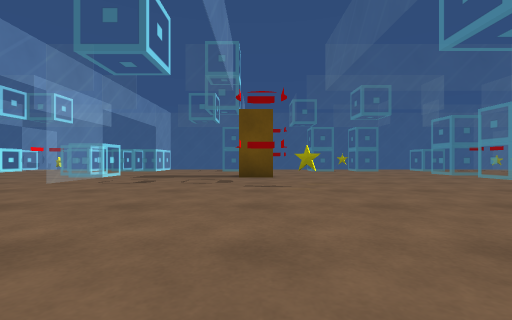
[1] (above)

24 first-person views from a walk through a Unity game level. The camera is 0.51 m above the floor, looks level and sees 90° across. The floor is counted in squares, 1 m on a side. Each view is taken from the middle of a square. On the plan, view 1 faces up. The plan holds only what a view shows up to about 9 squares ahead; the rest is blank. The place goes on beyond the plan. Some animated figures are left out. Some surface patterns are stand-ins.

[2]
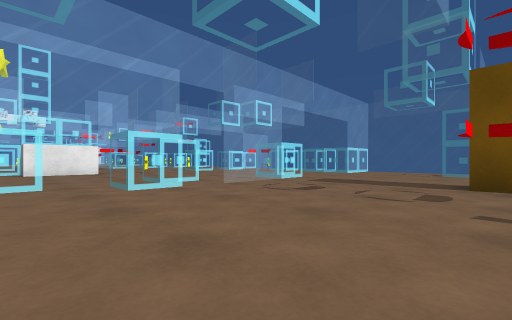

[3]
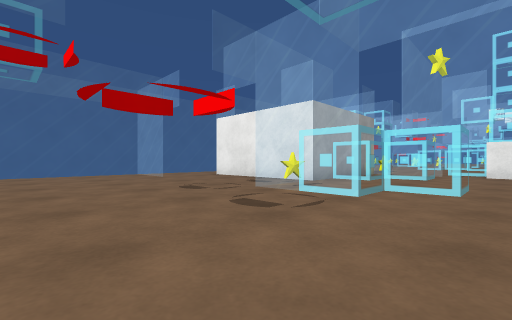

[4]
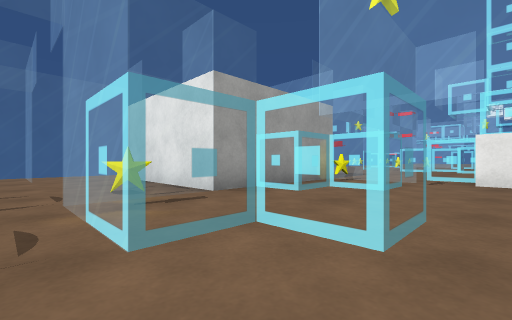

[5]
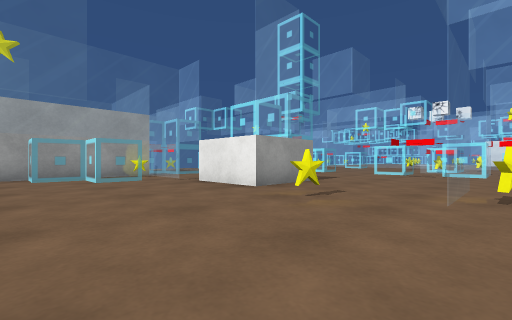

[6]
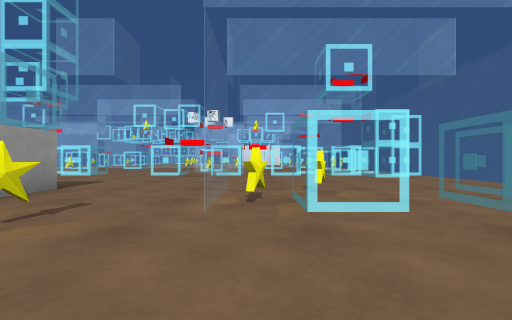

[7]
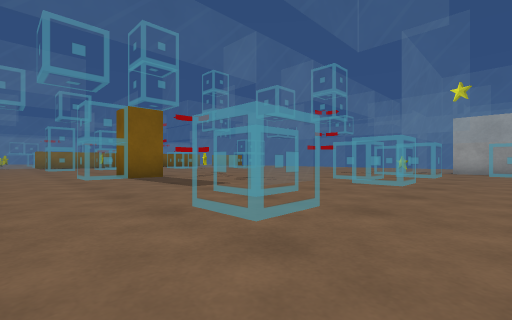

[8]
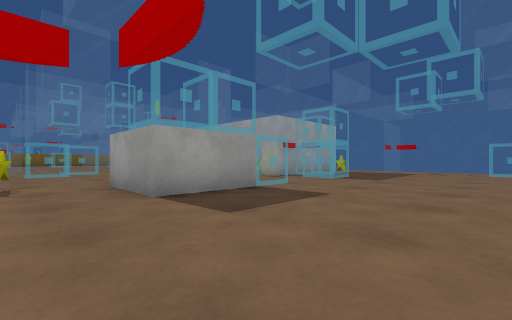

[9]
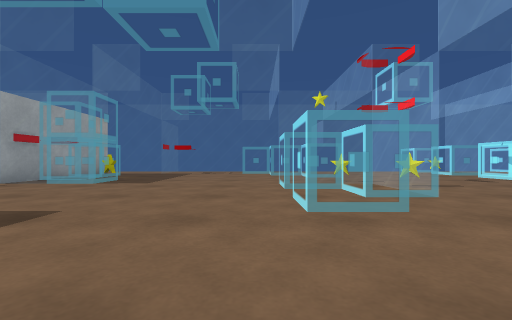

[10]
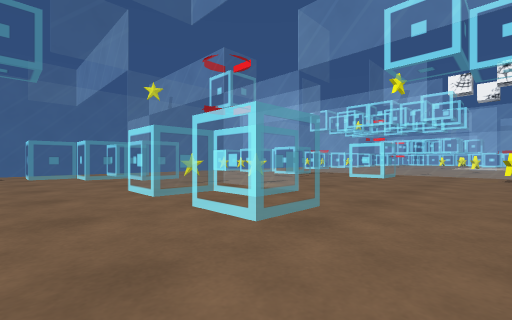

[11]
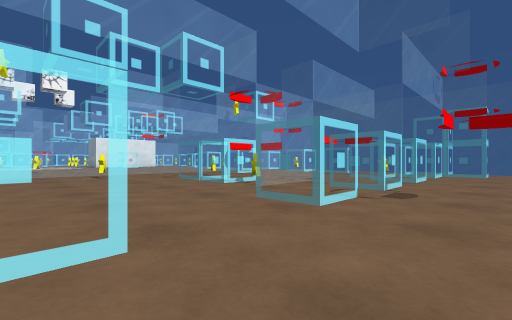

[12]
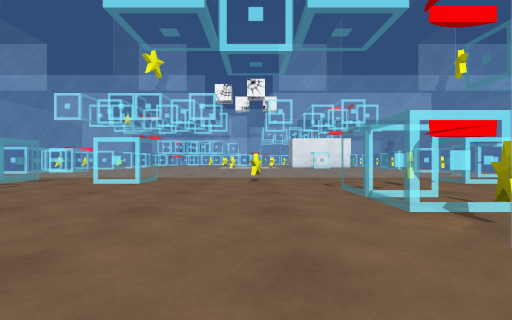

[13]
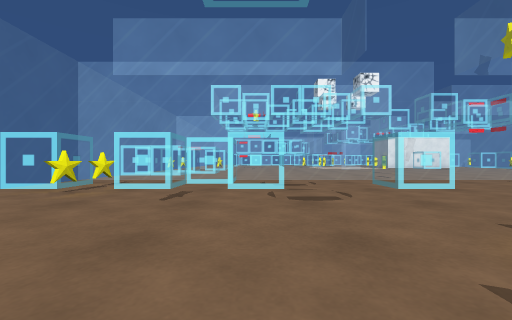

[14]
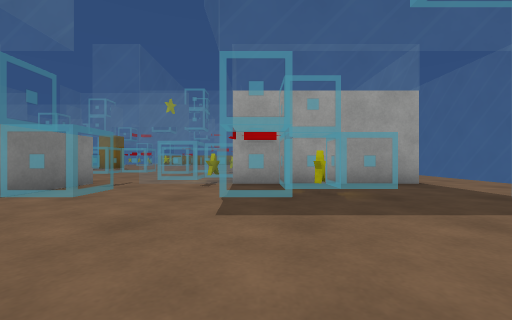

[15]
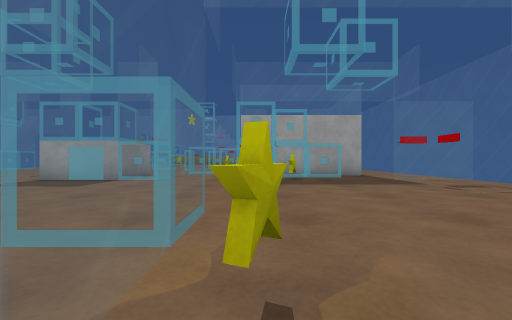

[16]
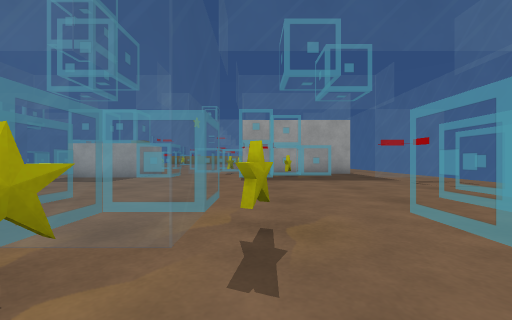

[17]
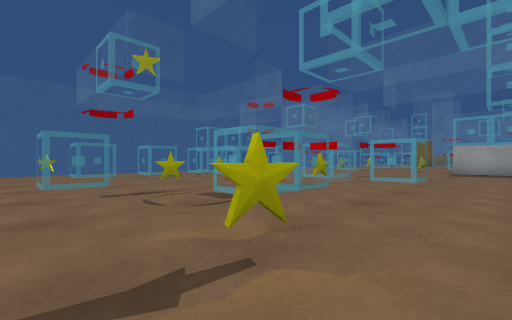

[18]
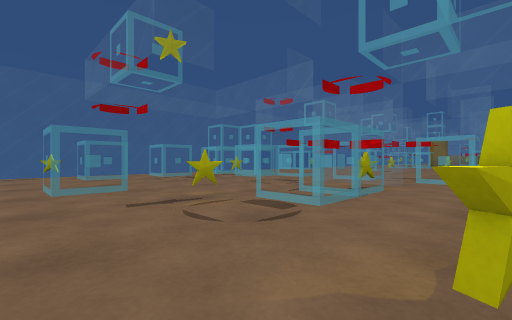

[19]
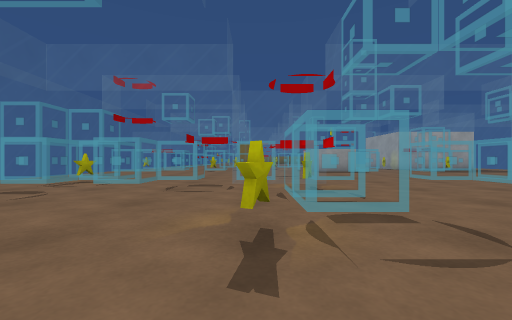

[20]
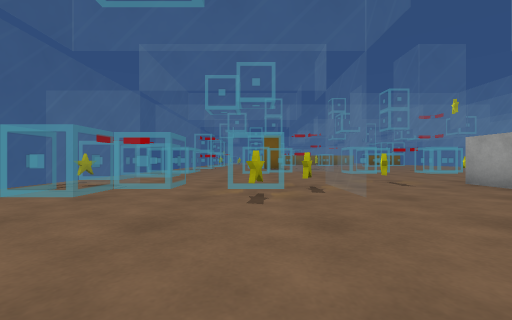

[21]
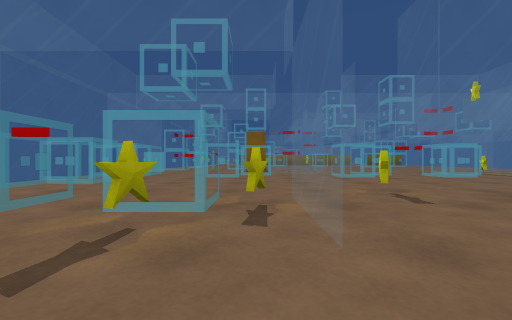

[22]
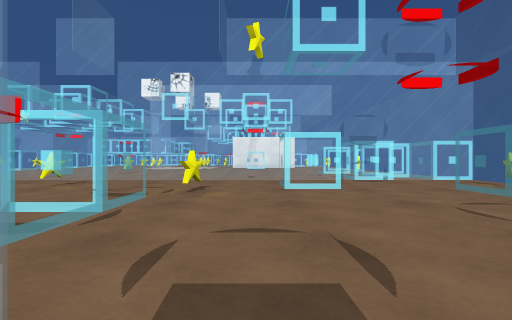

[23]
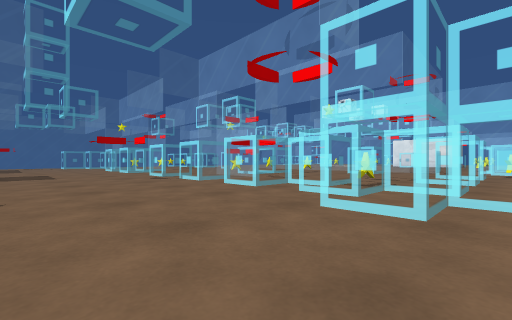

[24]
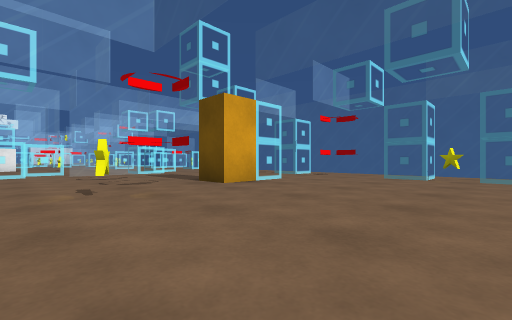

### Floor plan
Key: @ floor where view 1 was taken; # wall or solid block; . floor; = window, fence, low wall or low ledge; B block; W white block; O other object.
Columns run from 26 left of view 1 to 6 right of it. Each row starts with its distance up from view 1.
 14 === =    ===   ======        ==
 13 = .O....  .... =O = =       ...
 12  =.. . .   ... =..         .. O
 11   ......O ..... ................
 10 .=......  ......................
  9 .=. ..... ....O .... ..... ......
  8 .=.............O..... ....B......
  7 .=..O..== ....=......=...........
  6 .=...  O........O....=...........
  5 .=....... .......... ......O....
  4 .=.O..........WW..... ..........
  3 .=............WW..............
  2 .=....... .... ..... ........
  1 .=. ....  .....=. ... ......
  0 .=.....O= ......O  ..O....@
 -1 .=......O..... =####=.....
 -2 .=. ..........O #  #......
 -3 .=  .... ...... #  #......
 -4 .== ....  ......#  #......
 -5 .==OO.     ..=...   .=....
 -6 = =       ...=..... .=....
 -7   ==      == === == ======

Where each view was taken, in squares from view 1:
view 1: 0 up, 0 right, facing up
view 2: 2 up, 0 right, facing up-left
view 3: 3 up, 1 left, facing down-left
view 4: 3 up, 4 left, facing down-left
view 5: 8 up, 7 left, facing down-left
view 6: 8 up, 8 left, facing left
view 7: 11 up, 8 left, facing down-right
view 8: 6 up, 16 left, facing down-right
view 9: 5 up, 16 left, facing down
view 10: 4 up, 15 left, facing down-left
view 11: 2 up, 15 left, facing up-left
view 12: 4 up, 17 left, facing left
view 13: 2 down, 18 left, facing left
view 14: 1 down, 16 left, facing right
view 15: 1 down, 19 left, facing right
view 16: 1 down, 20 left, facing right
view 17: 3 up, 24 left, facing up-right
view 18: 4 up, 24 left, facing up-right
view 19: 7 up, 24 left, facing right
view 20: 9 up, 16 left, facing right
view 21: 8 up, 14 left, facing right
view 22: 8 up, 18 left, facing left
view 23: 13 up, 13 left, facing down-left
view 24: 4 up, 5 right, facing up-left
